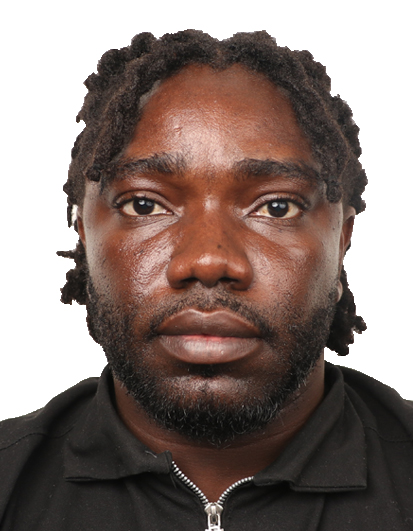
#> input picture media/passport.jpg, 413 x 531 px
$ python essential_functions.py
#> lines starting #> are read from the running program, lines starting #| are printed output that depends on the picture; after the words box and inside, x2 and y2 are one past the last pixel; in counts of white or black regions, pixels touching at a corner belong together
import cv2 as cv


img = cv.imread('../media/passport.jpg')
#> img is the input picture: shape (531, 413, 3); mean B, G, R 116.3, 121.7, 136.6

# convert the image to grayscale
gray = cv.cvtColor(img, cv.COLOR_BGR2GRAY)
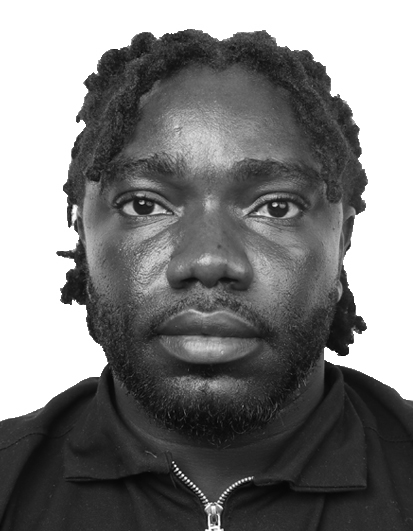
#> gray: shape (531, 413); min 4, max 255, mean 125.5
cv.imshow('Gray', gray)

# blur the image
blur = cv.GaussianBlur(img, (7,7), cv.BORDER_DEFAULT)
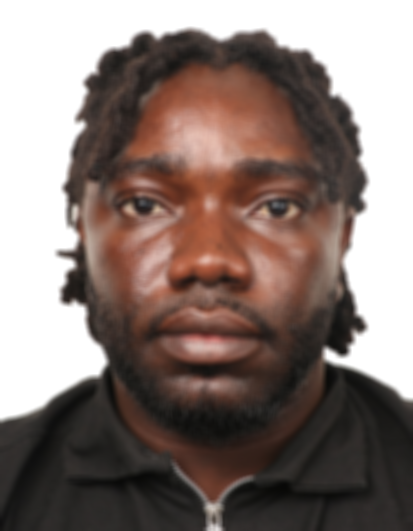
#> blur: shape (531, 413, 3); mean B, G, R 116.3, 121.7, 136.6
cv.imshow('Blur', blur)

# edge cascade
canny = cv.Canny(img, 125, 175)
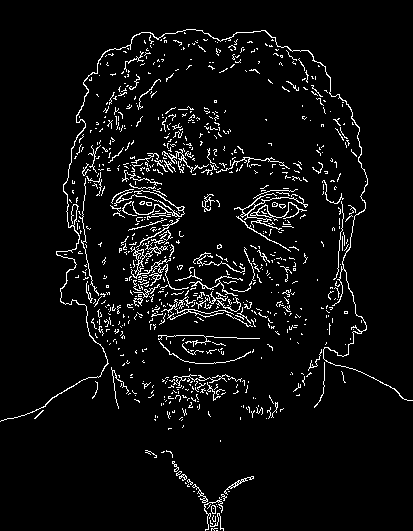
#> canny: shape (531, 413); 5.2% white in thin lines or dots
cv.imshow('Canny', canny)
# blurred_canny = cv.Canny(blur, 125, 175) # reduce edges in the blurred image
# cv.imshow('Blurred Canny Edges', blurred_canny)

# dilating the image
dilated = cv.dilate(canny, (3,3), iterations=1)
#> dilated: shape (531, 413); 8.3% white in thin lines or dots
cv.imshow('Dilated', dilated)
dilated = cv.dilate(canny, (7,7), iterations=3)
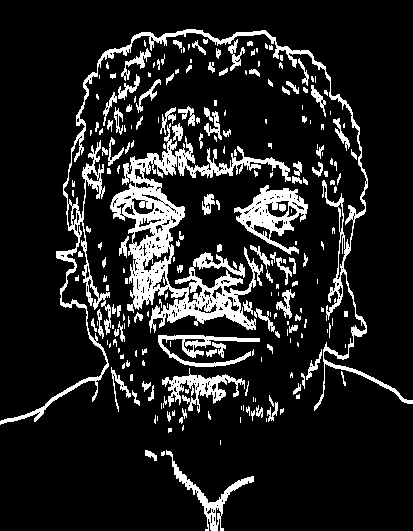
#> dilated: shape (531, 413); 13.4% white; 238 white regions (122 under 20 px), largest, box (x1, y1, x2, y2) and area: (110, 123, 291, 333) 9651, (0, 29, 413, 425) 6492, (234, 185, 308, 255) 1984
cv.imshow('Dilated high', dilated)

# eroding
eroded = cv.erode(dilated, (3,3), iterations=1)
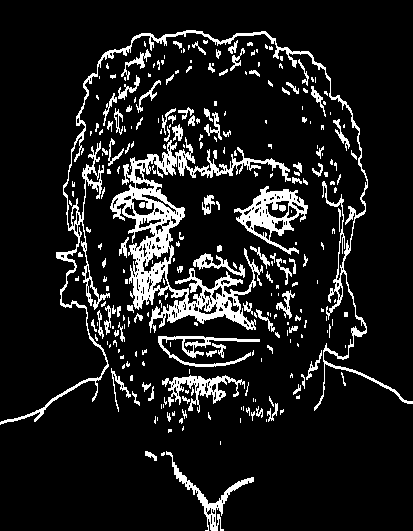
#> eroded: shape (531, 413); 11.4% white; 275 white regions (172 under 20 px), largest, box (x1, y1, x2, y2) and area: (110, 137, 291, 333) 7854, (0, 30, 413, 425) 5189, (234, 186, 308, 255) 1733
cv.imshow('Eroded', eroded)

# resize
resized = cv.resize(img, (500,500), interpolation=cv.INTER_AREA) # shrink the image
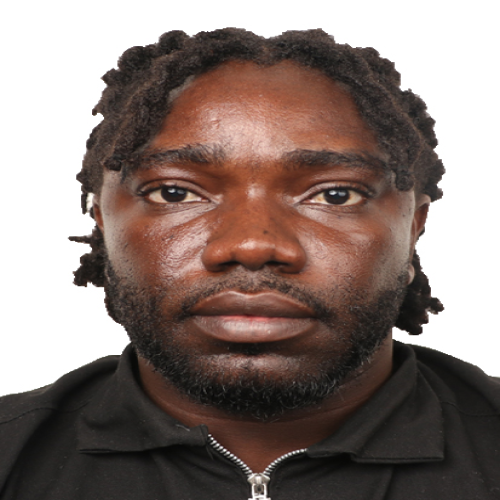
#> resized: shape (500, 500, 3); mean B, G, R 116.2, 121.6, 136.5
resized = cv.resize(img, (500,500), interpolation=cv.INTER_LINEAR) # when increasing the size of the image
resized = cv.resize(img, (500,500), interpolation=cv.INTER_CUBIC) # when increasing the size of the image
cv.imshow('Resized', resized)

# cropping
cropped = img[50:200, 200:400]
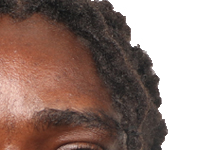
#> cropped: shape (150, 200, 3); mean B, G, R 114.8, 123, 146.5
cv.imshow('Cropped', cropped)

cv.waitKey(0)
